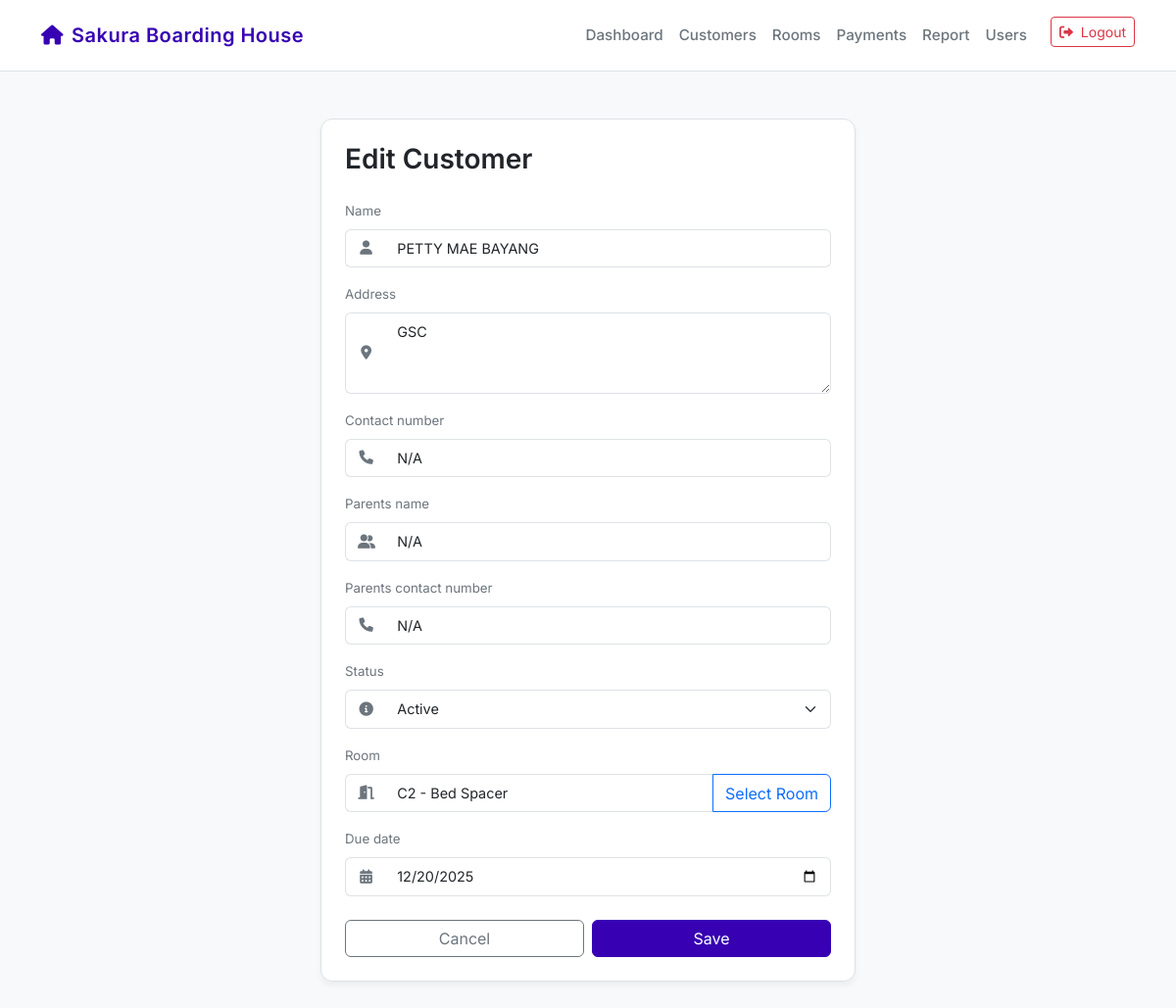
/customers/22/edit/ (signed in), run on the app's committed database.
### Payment_Scheduler/models.py (models this page shows, shortened)
class Customer(models.Model):
    STATUS_CHOICES = (
        ('Active', 'Active'),
        ('Inactive', 'Inactive'),
    )
    customer_id = models.AutoField(primary_key=True)
    name = models.CharField(max_length=255)
    address = models.TextField()
    contact_number = models.CharField(max_length=20, null=True, blank=True)
    parents_name = models.CharField(max_length=255, null=True, blank=True)
    parents_contact_number = models.CharField(max_length=20, null=True, blank=True)
    status = models.CharField(max_length=10, choices=STATUS_CHOICES, default='Active')
    room = models.ForeignKey(Room, on_delete=models.SET_NULL, null=True, blank=True, related_name='customers')
    due_date = models.DateField(null=True, blank=True)
    date_left = models.DateField(null=True, blank=True)
    date_entry = models.DateField(default=timezone.now, null=True, blank=True)

class Room(models.Model):
    STATUS_CHOICES = (
        ('Available', 'Available'),
        ('Under Maintenance', 'Under Maintenance'),
        ('Occupied', 'Occupied'),
    )
    TYPE_CHOICES = (
        ('Single', 'Single'),
        ('Bed Spacer', 'Bed Spacer'),
    )
    room_number = models.CharField(max_length=50, unique=True, verbose_name="Room No.")
    date_created = models.DateTimeField(auto_now_add=True)
    status = models.CharField(max_length=20, choices=STATUS_CHOICES, default='Available')
    room_type = models.CharField(max_length=50, choices=[('Single', 'Single'), ('Bed Spacer', 'Bed Spacer')])
    capacity = models.IntegerField(default=1) # How many people can occupy
    price = models.DecimalField(max_digits=10, decimal_places=2, verbose_name="Room Price")
    date_left = models.DateField(null=True, blank=True) # New field

### Payment_Scheduler/views.py (the view)
# urls.py: path('customers/<int:pk>/edit/', views.customer_edit, name='customer_edit'),
@login_required
@admin_required
def customer_edit(request, pk):
    customer = get_object_or_404(Customer, pk=pk)
    if request.method == 'POST':
        form = CustomerForm(request.POST, instance=customer)
        if form.is_valid():
            instance = form.save(commit=False)
            old_room = customer.room
            if instance.status == 'Inactive':
                vacated_room = instance.room
                if not instance.date_left:
                    instance.date_left = timezone.localdate()
                instance.room = None
                if vacated_room:
                    remaining_occupants = Customer.objects.filter(room=vacated_room, status='Active').exclude(pk=instance.pk).count()
                    if remaining_occupants == 0:
                        vacated_room.status = 'Available'
                        vacated_room.save()
            instance.save()
            if instance.status == 'Active':
                if instance.room:
                    occupants = Customer.objects.filter(room=instance.room, status='Active').count()
                    new_status = 'Available' if occupants == 0 else 'Occupied'
                    if instance.room.status != 'Under Maintenance' and instance.room.status != new_status:
                        instance.room.status = new_status
                        instance.room.save(update_fields=['status'])
                if old_room and old_room != instance.room:
                    old_occupants = Customer.objects.filter(room=old_room, status='Active').count()
                    old_status = 'Available' if old_occupants == 0 else 'Occupied'
                    if old_room.status != 'Under Maintenance' and old_room.status != old_status:
                        old_room.status = old_status
                        old_room.save(update_fields=['status'])
            return redirect('customers')
    else:
        form = CustomerForm(instance=customer)
    return render(request, 'Payment_Scheduler/customer_form.html', {'form': form, 'title': 'Edit Customer'})

### Payment_Scheduler/forms.py (shortened to what this page needs)
class CustomerForm(forms.ModelForm):
    class Meta:
        model = Customer
        fields = ['name', 'address', 'contact_number', 'parents_name', 'parents_contact_number', 'status', 'room', 'due_date', 'date_entry']
        widgets = {
            'name': forms.TextInput(attrs={'class': 'form-control', 'placeholder': 'Full Name'}),
            'address': forms.Textarea(attrs={'class': 'form-control', 'rows': 3, 'placeholder': 'Address'}),
            'contact_number': forms.TextInput(attrs={'class': 'form-control', 'placeholder': 'Contact Number'}),
            'parents_name': forms.TextInput(attrs={'class': 'form-control', 'placeholder': 'Parent\'s Name'}),
            'parents_contact_number': forms.TextInput(attrs={'class': 'form-control', 'placeholder': 'Parent\'s Contact Number'}),
            'status': forms.Select(attrs={'class': 'form-select'}),
            'room': forms.HiddenInput(),
            'due_date': forms.DateInput(attrs={
                'class': 'form-control',
                'type': 'date'
            }),
            'date_entry': forms.DateInput(attrs={
                'class': 'form-control',
                'type': 'date'
            }),
        }

### Payment_Scheduler/views.py (called while the page is built)
def is_admin(user):
    return user.role == 'Admin'

### Payment_Scheduler/templates/Payment_Scheduler/customer_form.html (shortened to what this page needs)
{% extends 'Payment_Scheduler/base.html' %}
{% load form_tags %}
{% block content %}
<div class="row justify-content-center">
    <div class="col-md-8 col-lg-6">
        <div class="card p-4">
            <h3 class="mb-4">{{ title }}</h3>
            <form method="post">
                {% for field in form %}
                    {% if field.name == 'room' %}
                        <div class="mb-3">
                            <label class="form-label text-secondary small">{{ field.label }}</label>
                            <div class="input-group">
                                <span class="input-group-text"><i class="fas {{ field.name|get_icon }}"></i></span>
                                <input type="text" class="form-control" id="room_display" placeholder="Select a room" readonly
                                       value="{% if form.instance.room %}{{ form.instance.room.room_number }} - {{ form.instance.room.room_type }}{% endif %}">
                                <button type="button" class="btn btn-outline-primary" data-bs-toggle="modal" data-bs-target="#roomModal">
                                    Select Room
                                </button>
                            </div>
                        </div>
                    {% elif field.name == 'status' %}
                        <div class="mb-3">
                            <label class="form-label text-secondary small">{{ field.label }}</label>
                            <div class="input-group">
                                <span class="input-group-text"><i class="fas {{ field.name|get_icon }}"></i></span>
                                {{ field }}
                            </div>
                        </div>
                    {% elif field.name == 'due_date' %}
                        <div class="mb-3">
                            <label class="form-label text-secondary small">{{ field.label }}</label>
                            <div class="input-group">
                                <span class="input-group-text"><i class="fas {{ field.name|get_icon }}"></i></span>
                                <input type="date" name="{{ field.name }}" class="form-control"
                                       value="{{ field.value|date:'Y-m-d'|default:'' }}" id="{{ field.id_for_label }}">
                            </div>
                        </div>
                    {% elif field.name == 'date_entry' %}
                        {% if not form.instance.pk %}
                            <input type="hidden" name="{{ field.name }}" value="{{ field.value|date:'Y-m-d'|default:'' }}" id="{{ field.id_for_label }}">
                        {% else %}
                            <input type="hidden" name="{{ field.name }}" value="{{ field.value|date:'Y-m-d'|default:'' }}" id="{{ field.id_for_label }}">
                        {% endif %}
                    {% else %}
                        <div class="mb-3">
                            <label class="form-label text-secondary small">{{ field.label }}</label>
                            <div class="input-group">
                                <span class="input-group-text"><i class="fas {{ field.name|get_icon }}"></i></span>
                                {{ field }}
                            </div>
                        </div>
                    {% endif %}
                {% endfor %}
                <div class="d-flex gap-2 mt-4">
                    <a href="{% url 'customers' %}" class="btn btn-outline-secondary w-50">Cancel</a>
                    <button type="submit" class="btn btn-primary w-50">Save</button>
                </div>
            </form>
        </div>
    </div>
</div>
{% endblock %}

### Payment_Scheduler/templates/Payment_Scheduler/base.html (style rules this page uses)
:root { --bg-color: #f8f9fa; --card-bg: #ffffff; --text-primary: #212529; --text-secondary: #6c757d; --accent-color: #6200ea; --primary-color: #3700b3; --success-color: #03dac6; --error-color: #cf6679; --border-color: #dee2e6; }
body { background-color: var(--bg-color); color: var(--text-primary); font-family: 'Inter', -apple-system, BlinkMacSystemFont, "Segoe UI", Roboto, "Helvetica Neue", Arial, sans-serif; -webkit-font-smoothing: antialiased; -moz-osx-font-smoothing: grayscale; min-height: 100vh; font-size: 0.95rem; }
.form-control, .form-select { font-size: 0.9rem; padding: 0.5rem 0.75rem; border-radius: 6px; }
.input-group-text { background-color: #fff; border-right: none; color: var(--text-secondary); font-size: 0.9rem; border-top-left-radius: 6px; border-bottom-left-radius: 6px; }
.input-group .form-control, .input-group .form-select { border-left: none; border-top-right-radius: 6px; border-bottom-right-radius: 6px; }
.input-group-text i { width: 1.2em; text-align: center; }
.card { background-color: var(--card-bg); border: 1px solid var(--border-color); border-radius: 12px; box-shadow: 0 4px 6px rgba(0, 0, 0, 0.05); }
.btn-primary { background-color: var(--primary-color); border-color: var(--primary-color); }
h2, h3 { font-weight: 600; margin-bottom: 1.5rem; color: var(--text-primary); }
.form-control, .form-select { background-color: #ffffff; border: 1px solid var(--border-color); color: var(--text-primary); }
.form-control::placeholder { color: var(--text-secondary); opacity: 0.7; }

### data on the page
Customer: form "PETTY MAE BAYANG" "GSC" "N/A" "N/A" "N/A", form "Active", room.room_type "C2 - Bed Spacer", due_date "12/20/2025"

### other printed values
{{ title }} "Edit Customer"
{{ field.label }} "Name" "Address" "Contact number" "Parents name" "Parents contact number"
{{ field.label }} "Status"
{{ field.label }} "Room"
{{ field.label }} "Due date"
